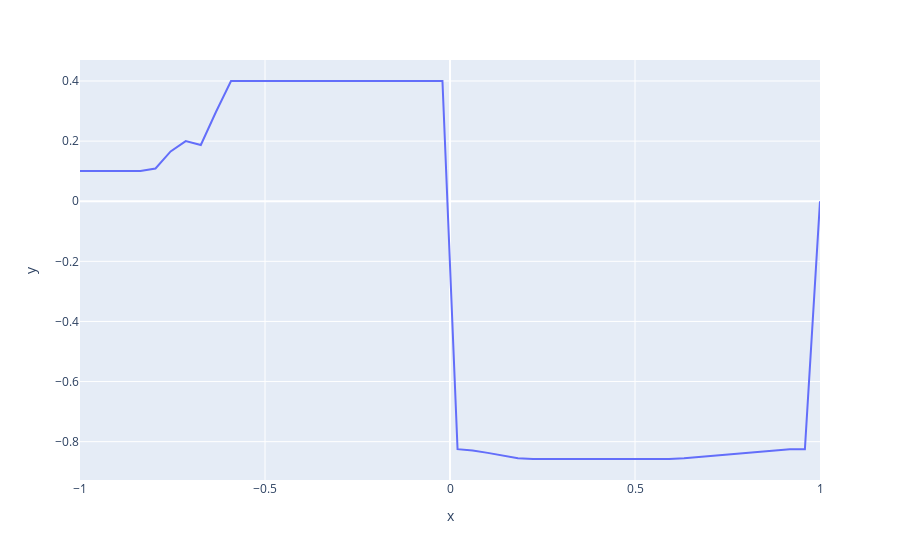

Here is the notebook cell this chart was saved with:
### Code cell
px.line(x = eje, y= salida)

### Figure 1 — Plotly figure (JSON) as saved in the notebook; plotly's stock layout.template omitted (floating-point values rounded to 4 significant figures)
{"data": [{"hovertemplate": "x=%{x}<br>y=%{y}<extra></extra>", "legendgroup": "", "line": {"color": "#636efa", "dash": "solid"}, "marker": {"symbol": "circle"}, "mode": "lines", "name": "", "orientation": "v", "showlegend": false, "type": "scatter", "x": [-1, -0.9592, -0.9184, -0.8776, -0.8367, -0.7959, -0.7551, -0.7143, -0.6735, -0.6327, -0.5918, -0.551, -0.5102, -0.4694, -0.4286, -0.3878, -0.3469, -0.3061, -0.2653, -0.2245, -0.1837, -0.1429, -0.102, -0.06122, -0.02041, 0.02041, 0.06122, 0.102, 0.1429, 0.1837, 0.2245, 0.2653, 0.3061, 0.3469, 0.3878, 0.4286, 0.4694, 0.5102, 0.551, 0.5918, 0.6327, 0.6735, 0.7143, 0.7551, 0.7959, 0.8367, 0.8776, 0.9184, 0.9592, 1], "xaxis": "x", "y": [0.1009, 0.1009, 0.1009, 0.1009, 0.1009, 0.1089, 0.1657, 0.2001, 0.1872, 0.2967, 0.4, 0.4, 0.4, 0.4, 0.4, 0.4, 0.4, 0.4, 0.4, 0.4, 0.4, 0.4, 0.4, 0.4, 0.4, -0.825, -0.8291, -0.8373, -0.8465, -0.8549, -0.8577, -0.8577, -0.8577, -0.8577, -0.8577, -0.8577, -0.8577, -0.8577, -0.8577, -0.8577, -0.8549, -0.8507, -0.8465, -0.8425, -0.8373, -0.8339, -0.8291, -0.825, -0.825, 0], "yaxis": "y"}], "layout": {"legend": {"tracegroupgap": 0}, "margin": {"t": 60}, "xaxis": {"anchor": "y", "domain": [0, 1], "title": {"text": "x"}}, "yaxis": {"anchor": "x", "domain": [0, 1], "title": {"text": "y"}}}}
